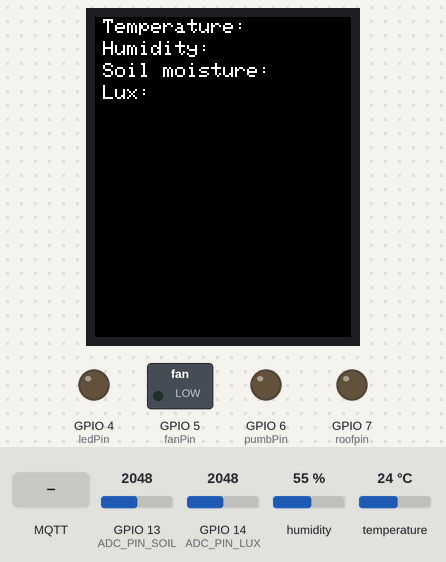
Recording of a sketch running on a simulated ESP32-S3. On the bench: 128×160 colour display, switched loads named in the sketch (green lamp = pin HIGH), output pins drawn as LEDs (lit = HIGH). Inputs (shaded band) come from the test bench; at power-on: GPIO 13 (ADC_PIN_SOIL) = 2048, GPIO 14 (ADC_PIN_LUX) = 2048, humidity 55 %, temperature 24 °C. WiFi joins after 1.5 s; servers stay silent unless stated; random numbers use the default seed unless the sketch sets one; no MQTT or app messages arrive unless stated; what the sketch prints to the serial monitor is not drawn.

Above: at 2.9 s.
3.0 s: MQTT message "on_led" arrives on the first subscribed topic
At 4.2 s:
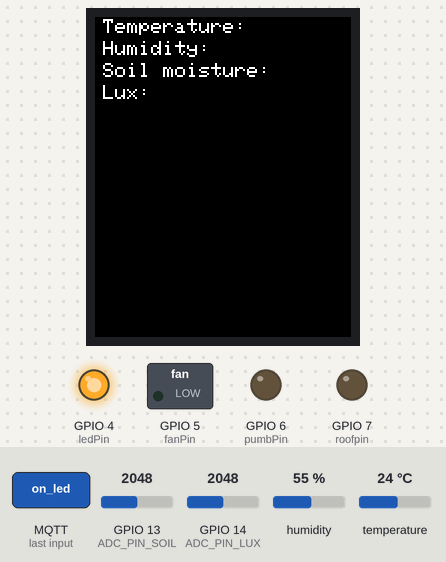
4.5 s: MQTT message "on_fan" arrives on the first subscribed topic
At 5.4 s:
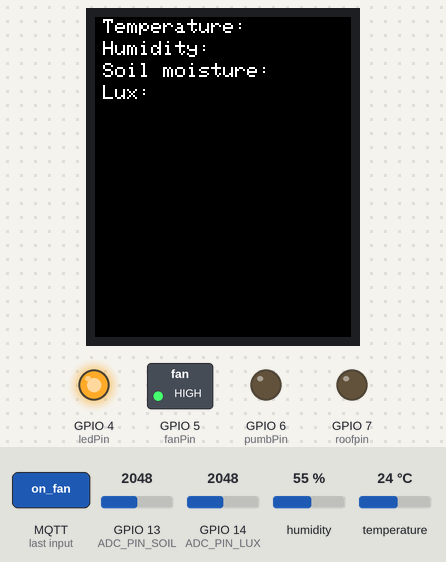
6.0 s: MQTT message "off_led" arrives on the first subscribed topic
At 12.2 s:
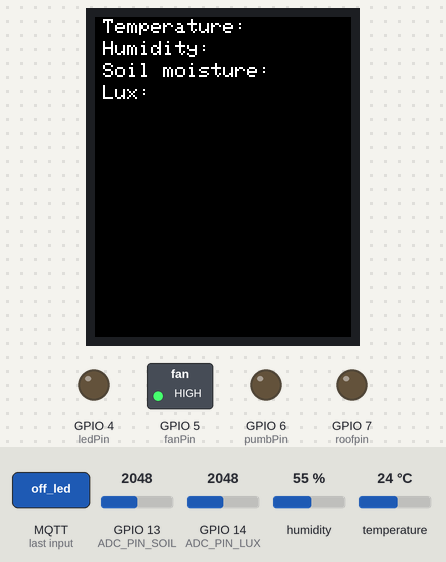
12.5 s: MQTT message "on_pumb" arrives on the first subscribed topic
At 18.3 s:
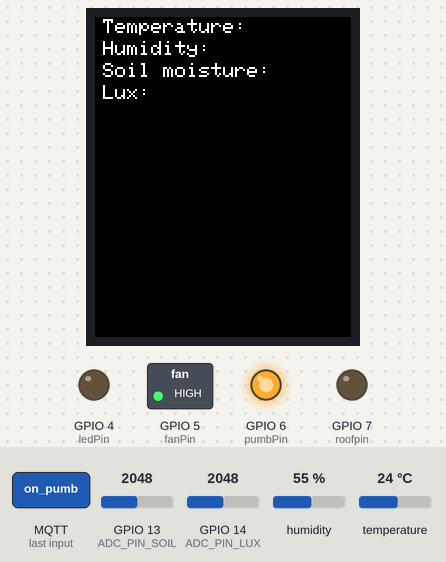
18.6 s: MQTT message "off_fan" arrives on the first subscribed topic
At 24.1 s:
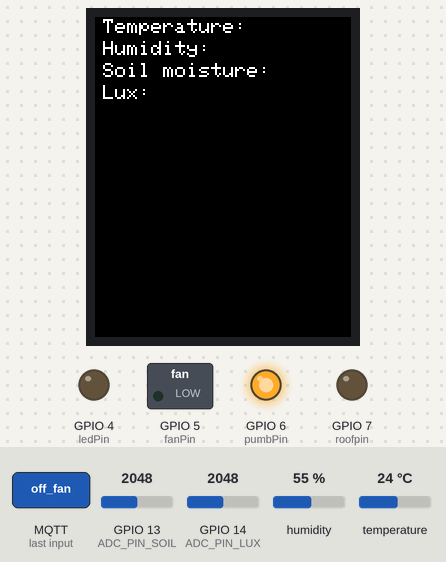
24.7 s: MQTT message "on_roof" arrives on the first subscribed topic
At 29.9 s:
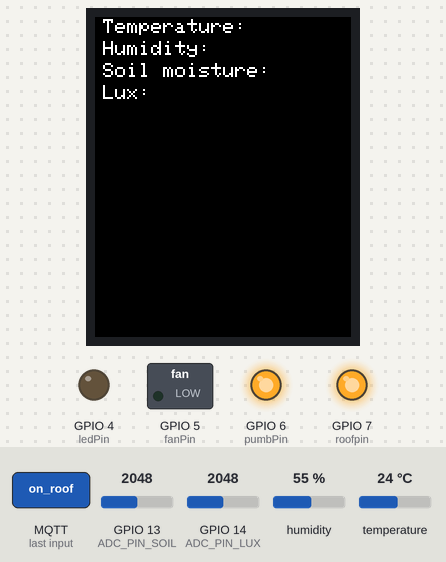
Timing chart, 0 to 31.4 s (numbered marks = the images above; inputs shaded):
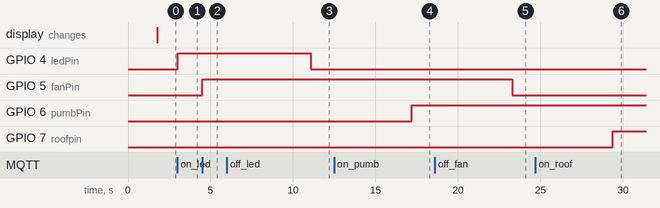

The sketch:

CUOI_KI_ALL_copy_20251216111144546.ino
```cpp
#include <WiFi.h>
#include <PubSubClient.h>
#include <Adafruit_AHTX0.h>
#include <Wire.h>
#include <Adafruit_ST7735.h>
#include <Adafruit_GFX.h>
#include <SPI.h>
#define TFT_CS 10
#define TFT_RST 3
#define TFT_DC 18
#define TFT_SCLK 13
#define TFT_MOSI 11
Adafruit_ST7735 tft = Adafruit_ST7735(TFT_CS, TFT_DC, TFT_MOSI, TFT_SCLK, TFT_RST);

const char* ssid = "TUVE";
const char* password = "12345678";
const char* mqtt_server = "kiettong.freedynamicdns.org";

WiFiClient esp32Client;
PubSubClient client(esp32Client);
Adafruit_AHTX0 aht;

long lastMsg = 0;
float temp1, humidity1;
float glux;
float gsoil;
const int ADC_PIN_LUX = 14;
const int ADC_PIN_SOIL = 13;

const float LUX_MIN = 1.0f;
const float LUX_MAX = 6000.0f;
const int AirValue = 2823;    // ADC khi khô (calib)
const int WaterValue = 1081;  // ADC khi ướt (calib)

const int ledPin = 4;
const int fanPin = 5;
const int pumbPin = 6;
const int roofpin = 7;
void setup_wifi() {
  delay(100);
  Serial.print("Connecting to ");
  Serial.println(ssid);

  WiFi.begin(ssid, password);
  while (WiFi.status() != WL_CONNECTED) {
    delay(500);
    Serial.print(".");
  }

  Serial.println("\nWiFi connected");
  Serial.print("IP address: ");
  Serial.println(WiFi.localIP());
}

void callback(char* topic, byte* message, unsigned int length) {
  Serial.print("Message arrived on topic: ");
  Serial.println(topic);
  String messageTemp;

  for (int i = 0; i < length; i++) {
    messageTemp += (char)message[i];
  }
  Serial.println("Payload: " + messageTemp);

  if (String(topic) == "esp32/output") {
    if (messageTemp == "on_led") {
      digitalWrite(ledPin, HIGH);
      Serial.println("LED ON");
    } else if (messageTemp == "off_led") {
      digitalWrite(ledPin, LOW);
      Serial.println("LED OFF");
    } else if (messageTemp == "on_fan") {
      digitalWrite(fanPin, HIGH);
      Serial.println("FAN ON");
    } else if (messageTemp == "off_fan") {
      digitalWrite(fanPin, LOW);
      Serial.println("FAN OFF");
    } else if (messageTemp == "on_pumb") {
      digitalWrite(pumbPin, HIGH);
      Serial.println("PUMB ON");
    } else if (messageTemp == "off_pumb") {
      digitalWrite(pumbPin, LOW);
      Serial.println("PUMB OFF");
    } else if (messageTemp == "on_roof") {
      digitalWrite(roofpin, HIGH);
    } else if (messageTemp == "off_roof") {
      digitalWrite(roofpin, LOW);
    }
  }
}

void reconnect() {
  while (!client.connected()) {
    Serial.println("Attempting MQTT connection...");
    String clientId = "ESP32Client-";
    clientId += String(random(0xffff), HEX);

    if (client.connect(clientId.c_str())) {
      Serial.println("connected");
      client.subscribe("esp32/output");
    } else {
      Serial.print("failed, rc=");
      Serial.print(client.state());
      Serial.println(" try again in 5 seconds");
      delay(5000);
    }
  }
}

float luxFromADC(int val) {
  float lux = (val / 4095.0f) * (LUX_MAX - LUX_MIN) + LUX_MIN;
  if (lux < LUX_MIN) lux = LUX_MIN;
  if (lux > LUX_MAX) lux = LUX_MAX;
  return lux;
}

int soilPercentFromADC(int val) {
  long p = map(val, AirValue, WaterValue, 0, 100);
  if (p < 0) p = 0;
  if (p > 100) p = 100;
  return (int)p;
}
void setup() {
  Serial.begin(9600);
  Wire.begin(8, 9);
  // if (!aht.begin(&Wire)) {
  //  Serial.println("Could not find AHT30, please check your wiring!");
  //   while (1) delay(10);
  // }
  aht.begin(&Wire);
  Serial.println("AHT30 found");

  setup_wifi();
  client.setServer(mqtt_server, 1883);
  client.setCallback(callback);

  pinMode(ledPin, OUTPUT);
  digitalWrite(ledPin, LOW);
  pinMode(fanPin, OUTPUT);
  digitalWrite(fanPin, LOW);
  pinMode(pumbPin, OUTPUT);
  digitalWrite(pumbPin, LOW);
  pinMode(roofpin, OUTPUT);
  digitalWrite(roofpin, LOW);

  tft.initR(INITR_BLACKTAB);
  tft.fillScreen(ST7735_BLACK);
  printText("Temperature: ", ST7735_WHITE, 4, 1, 1);
  printText("Humidity: ", ST7735_WHITE, 4, 12, 1);
  printText("Soil moisture: ", ST7735_WHITE, 4, 23, 1);
  printText("Lux: ", ST7735_WHITE, 4, 34, 1);

}
void printText(char* text, uint16_t color, int x, int y, int textSize) {
  tft.setCursor(x, y);
  tft.setTextColor(color);
  tft.setTextSize(textSize);
  tft.setTextWrap(true);
  tft.print(text);
}

void loop() {
  if (!client.connected()) {
    reconnect();
  }
  client.loop();

  long now = millis();
  if (now - lastMsg > 5000) {
    lastMsg = now;

    sensors_event_t event_humidity, event_temp;
    aht.getEvent(&event_humidity, &event_temp);

    temp1 = event_temp.temperature;
    humidity1 = event_humidity.relative_humidity;

    int soilRaw = analogRead(ADC_PIN_SOIL);
    gsoil = soilPercentFromADC(soilRaw);
    int luxRaw = analogRead(ADC_PIN_LUX);
    glux = luxFromADC(luxRaw);

    char tempString[8];
    dtostrf(temp1, 1, 2, tempString);
    Serial.print("Temperature: ");
    Serial.println(temp1);
    client.publish("esp32/temperature", tempString);
    delay(2000);

    char humidityString[8];
    dtostrf(humidity1, 1, 2, humidityString);
    Serial.print("Humidity: ");
    Serial.println(humidity1);
    client.publish("esp32/humidity", humidityString);
    delay(2000);

    char luxString[8];
    dtostrf(glux, 1, 2, luxString);
    Serial.print("Lux: ");
    Serial.println(glux);
    client.publish("esp32/lux", luxString);
    delay(2000);

    char soilString[8];
    dtostrf(gsoil, 1, 2, soilString);
    Serial.print("Soil: ");
    Serial.println(gsoil);
    client.publish("esp32/soil", soilString);
  }
}
```

Measured:
- after the input at 3.0 s, GPIO 4 (ledPin): LOW → HIGH at once
- after the input at 4.5 s, GPIO 5 (fanPin): LOW → HIGH at once
- after the input at 6.0 s, GPIO 4 (ledPin): HIGH → LOW after 5.1 s
- after the input at 12.5 s, GPIO 6 (pumbPin): LOW → HIGH after 4.7 s
- after the input at 18.6 s, GPIO 5 (fanPin): HIGH → LOW after 4.7 s
- after the input at 24.7 s, GPIO 7 (roofpin): LOW → HIGH after 4.7 s
